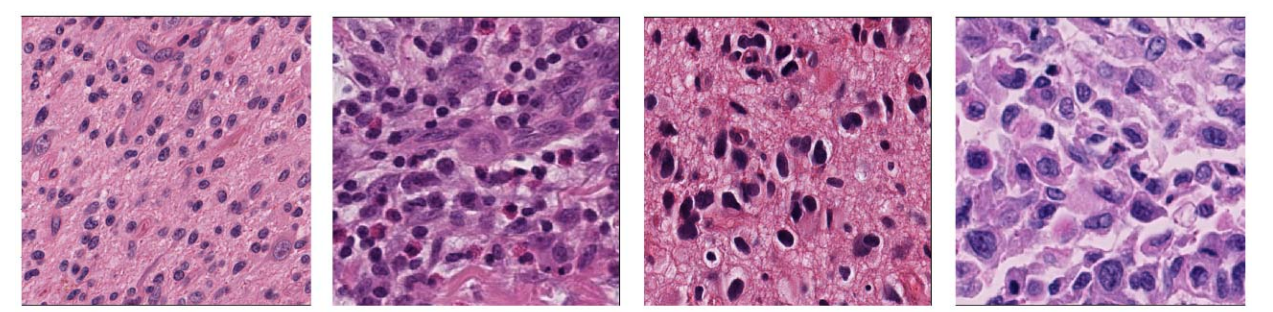
#> input picture resources/img.png, 1273 x 312 px; its folder holds only this picture in this run
$ python -i prepare.py   (imports and definitions only)
#> lines starting #> are read from the running program, lines starting #| are printed output that depends on the picture; after the words box and inside, x2 and y2 are one past the last pixel; in counts of white or black regions, pixels touching at a corner belong together
import cv2
import numpy as np
import os
import matplotlib.pyplot as plt
import json
from tqdm import tqdm
import shutil

MAX_IMG_ID = 23
N_VALID = 0


def get_contours(img_path: str):
#> called with img_path = 'resources/img.png'
    im = cv2.imread(img_path)
#> im is the input picture: shape (312, 1273, 3); mean B, G, R 174.6, 135.9, 185.2
    imgray = cv2.cvtColor(im, cv2.COLOR_BGR2GRAY)
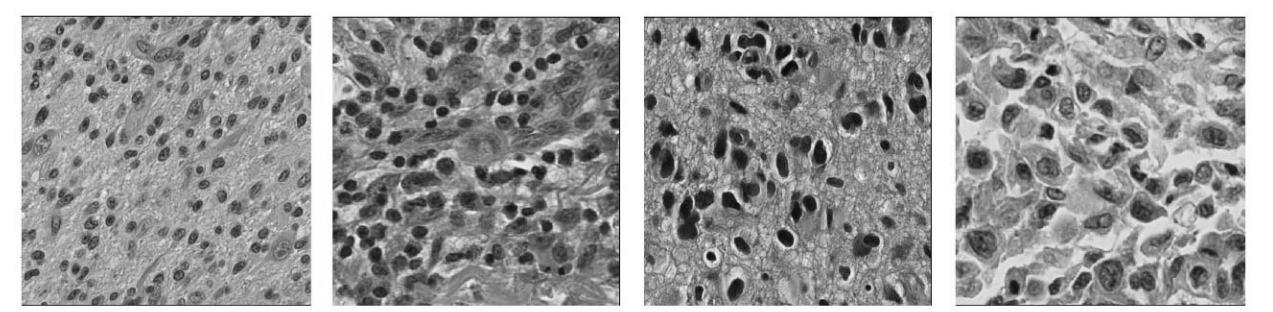
#> imgray: shape (312, 1273); min 6, max 255, mean 155.1
    ret, thresh = cv2.threshold(imgray, 127, 255, 0)
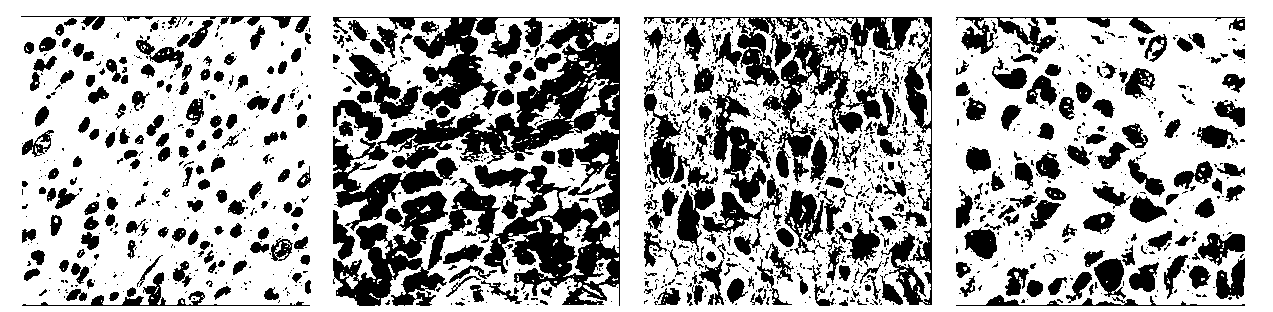
#> thresh: shape (312, 1273); 69% white; 1614 black regions (1222 under 20 px)
    contours = cv2.findContours(thresh, cv2.RETR_TREE,
                                cv2.CHAIN_APPROX_SIMPLE)[0]
#> contours = 2503 contours, 1969 with area under 20; largest, box (x1, y1, x2, y2) and area: (0, 0, 1273, 312) 395592, (332, 16, 621, 307) 35564, (643, 16, 933, 306) 7759, (332, 190, 449, 307) 5368, (762, 34, 864, 135) 3812
    contours = [contour.reshape(contour.shape[0], -1).astype('int') for
                contour in contours]
#> contours = 2503 items
    return contours


# Get all data names
names = []
# [24 lines not run here, left out]
train_images = []
valid_images = []
# [14 lines not run here, left out]

# Annotations
train_annotation_dicts = []
valid_annotation_dicts = []
ann_id = 0
# [40 lines not run here, left out]

# Make train & valid dataset json files
train_dataset = {'images': train_images,
                 'annotations': train_annotation_dicts,
                 "info": {
                     "description": "VRDL hw3",
                     "url": "",
                     "version": "1.0",
                     "year": 2021,
                     "contributor": "",
                     "date_created": ""
                 },
                 "licenses": [],

                 'categories': [{'id': 1, 'name': 'nuclei'}]}
valid_dataset = {'images': valid_images,
                 'annotations': valid_annotation_dicts,
                 'categories': [{'id': 1, 'name': 'nuclei'}]}
# [4 lines not run here, left out]

# Make test dataset json file
test_images = []
# [9 lines not run here, left out]
test_dataset = {'images': test_images,
                'categories': [{'id': 1, 'name': 'nuclei'}]}
# [2 lines not run here, left out]

# [7 lines of commented-out code are left out]

>>> result = get_contours('resources/img.png')
#> result = 2503 items
